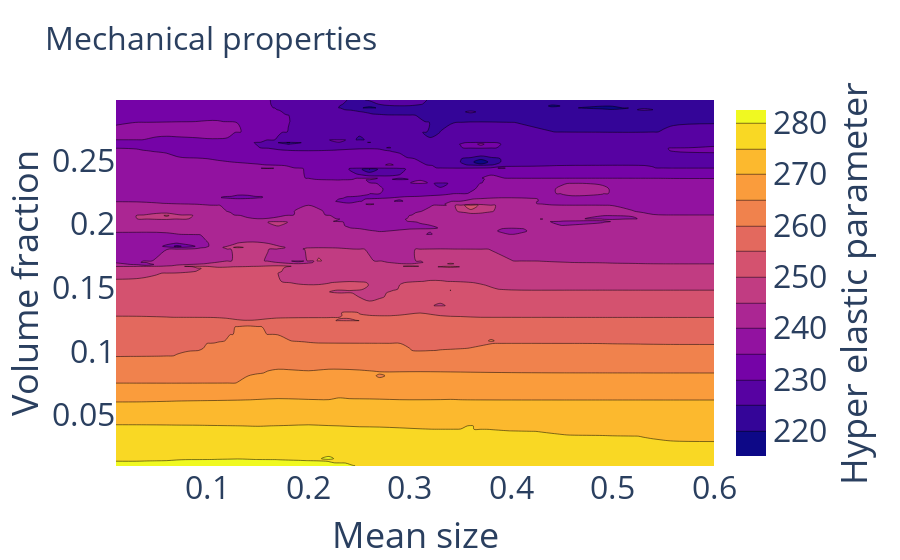

Write notebook code for a chart like this one.
### Code cell
import plotly.graph_objects as go

fig = go.Figure(data =
    go.Contour(
        z=mechanical_pred,
        x=input_test[:,2], # horizontal axis
        y=input_test[:,0], # vertical axis
                colorbar=dict(
            title='Hyper elastic parameter',titleside='right',titlefont=dict(size=36),tickfont_size=32)
    ))
fig['layout']['yaxis1'].update(title='volume fraction')
fig['layout']['xaxis1'].update(title='Mean size',title_font=dict(size = 36),tickfont_size=32)
fig['layout']['yaxis1'].update(title='Volume fraction',title_font=dict(size = 36),tickfont_size=32)
fig['layout'].update(title='Mechanical properties',title_font=dict(size = 32))
fig.show()

### Figure 1 — Plotly figure (JSON) as saved in the notebook; plotly's stock layout.template omitted (floating-point values rounded to 4 significant figures; data arrays with more than 128 entries replaced by an {"elided": "..."} marker saying what was removed)
{"data": [{"colorbar": {"tickfont": {"size": 32}, "title": {"font": {"size": 36}, "side": "right", "text": "Hyper elastic parameter"}}, "type": "contour", "x": {"elided": "200 float values"}, "y": {"elided": "200 float values"}, "z": {"elided": "200 float values"}}], "layout": {"title": {"font": {"size": 32}, "text": "Mechanical properties"}, "xaxis": {"tickfont": {"size": 32}, "title": {"font": {"size": 36}, "text": "Mean size"}}, "yaxis": {"tickfont": {"size": 32}, "title": {"font": {"size": 36}, "text": "Volume fraction"}}}}
